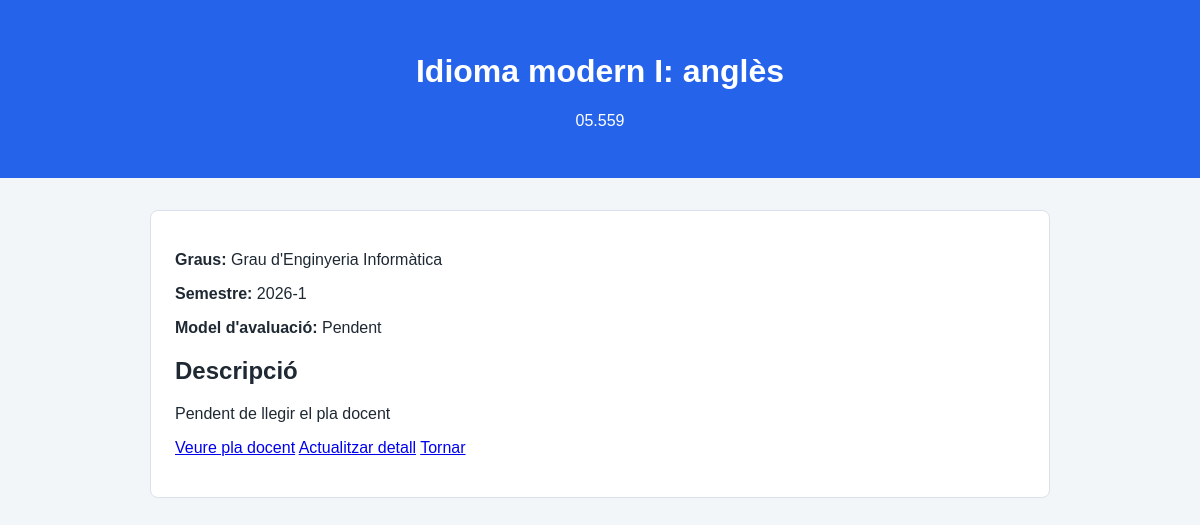
The page /assignatura/05.559 on the database its author committed.
### tables this page shows
CREATE TABLE assignatures (
            id INTEGER PRIMARY KEY AUTOINCREMENT,
            codi TEXT NOT NULL,
            titol TEXT NOT NULL,
            semestre TEXT NOT NULL,
            model_avaluacio TEXT,
            descripcio TEXT,
            url TEXT            
        );

### app.py (the view)
@aplicacio.route('/assignatura/<codi>')
def veure_assignatura(codi):
    assignatura = obtenir_assignatura_codi(codi)
    return render_template('assignatura.html', assignatura=assignatura)

### base_dades.py (called while the page is built)
def obtenir_connexio():
    connexio = sqlite3.connect(ruta_base_dades)
    connexio.row_factory = sqlite3.Row
    return connexio

### templates/assignatura.html (shortened to what this page needs)
<!DOCTYPE html>
<html lang="ca">
<head>
    <link rel="stylesheet" href="{{ url_for('static', filename='estil.css') }}">
</head>
<body>
    <header class="capçalera">
        <h1>{{ assignatura.titol }}</h1>
        <p>{{ assignatura.codi }}</p>
    </header>
    <main class="contingut">
        <section class="targeta">
            <p><strong>Graus:</strong> {{ assignatura.graus  }}</p>
            <p><strong>Semestre:</strong> {{ assignatura.semestre }}</p>
            <p><strong>Model d'avaluació:</strong> {{ assignatura.model_avaluacio }}</p>
            <h2>Descripció</h2>
            <p>{{ assignatura.descripcio }}</p>
            <p>
                <a class="boto" href="{{ assignatura.url }}" target="_blank">Veure pla docent</a>
                <a class="boto" href="/actualitzar-detall/{{ assignatura.codi }}">Actualitzar detall</a>
                <a class="boto" href="/assignatures">Tornar</a>
            </p>
        </section>
    </main>
</body>
</html>

### static/estil.css (style rules this page uses)
body { margin: 0; font-family: Arial, sans-serif; background-color: #f3f6f8; color: #1f2933; }
.capçalera { background-color: #2563eb; color: white; padding: 32px; text-align: center; }
.contingut { max-width: 900px; margin: 32px auto; padding: 0 16px; }
.targeta { background-color: white; border: 1px solid #d9e2ec; border-radius: 8px; padding: 24px; }

### rows shown on the page
assignatures: titol "Idioma modern I: anglès", model_avaluacio "Pendent", descripcio "Pendent de llegir el pla docent"

### other values the page prints
{{ assignatura.codi }} "05.559"
{{ assignatura.graus }} "Grau d'Enginyeria Informàtica"
{{ assignatura.semestre }} "2026-1"
